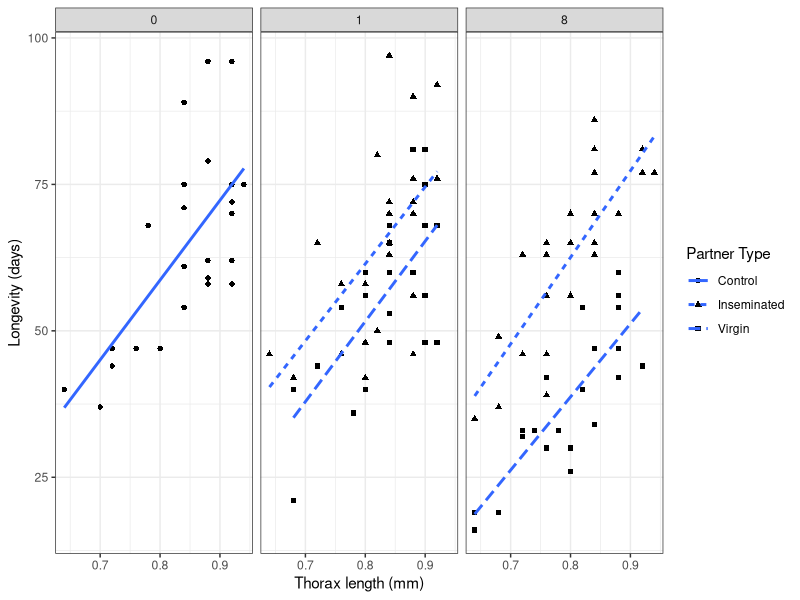

Generate this figure with R:
## load libraries
library(tidyverse)

## load data
ff <- read_csv("ff.csv")

## convert columns to correct format
## and simplify column names
ff <- mutate(ff, partners = as.character(partners)) %>%
    rename(partner_type = `partner type`)

## produce summary plot
ggplot(ff, aes(y = longevity, x = thorax, 
               linetype = partner_type, 
               shape = partner_type)) +
    geom_point() +
    stat_smooth(method = "lm", se = FALSE) +
    facet_wrap(~partners) +
    labs(linetype = "Partner Type", 
         shape = "Partner Type") +
    ylab("Longevity (days)") +
    xlab("Thorax length (mm)") +
    theme_bw()
